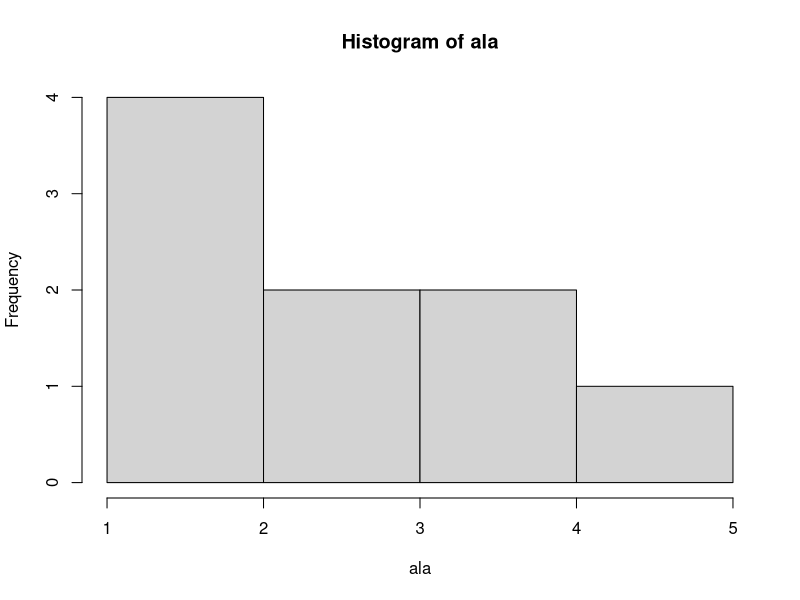
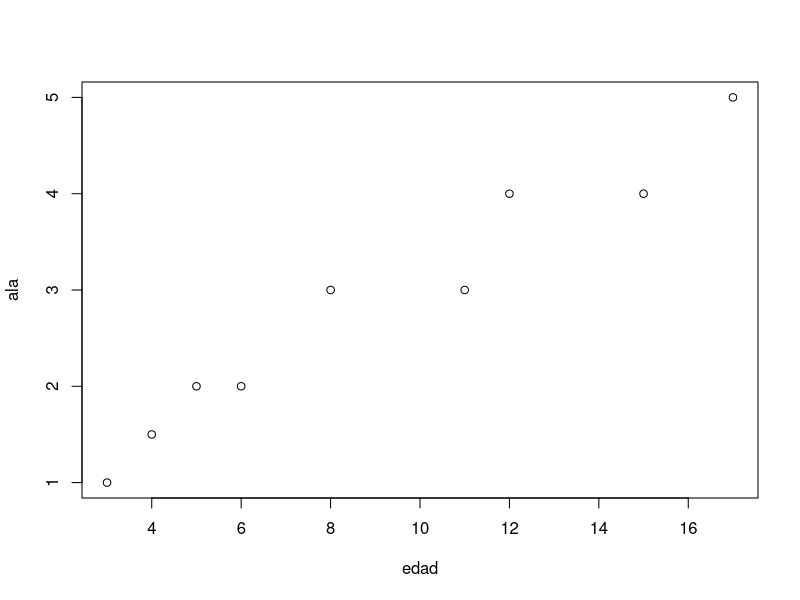

These figures' R source, in order:
##########################################################
## 1.R como uso de calculadora y carga manual de datos ###
##########################################################

# R como calculadora
1
1+5

# Carga manual de datos. Hay muchas clases de objetos en R: vectores, matrices, listas, 
# data.frames, funciones, etc. Es importante saber con que tipo de objeto estamos trabajando
# y cuales son sus propiedades. En R los vectores se ingresan con el comando c()

c(1,5,6,7,8,9,9)
datos=c(1,5,6,7,8,9,9)

# Ejemplito: aca tenemos datos de la relación entre la edad de un ave y el tamaño de su ala
edad=c(3,4,5,6,8,11,12,15,17)	
edad
ala= c(1, 1.5, 2, 2, 3,  3, 4,  4, 5)
hist(ala)
mean(ala)
plot(edad, ala)	
# edad y ala son vectores, mean, hist y plot funciones. 

##########################################################
############### 2.Descarga de paquetes ###################
##########################################################


## Descargamos el/los paquetes
install.packages("tidyverse")
install.packages("skimr")

## Ahora lo cargamos 
library(tidyverse)
library(skimr)
library(readr)
library(dplyr)

##########################################################
############### 3.Directorio de trabajo ##################
##########################################################

## Chequeemos el directorio donde estamos trabajando 
getwd()
## si lo queremos cambiar lo hacemos con el comando 
?setwd

##########################################################
################## 4.Carga de datos ######################
##########################################################

## Revisar siempre la direccion del archivo !
heights <- read_delim("heights.csv", ";", escape_double = FALSE, trim_ws = TRUE)

## Veamos un poco que es lo que tiene este archivo
View(heights)
names(heights)
skim(heights) 

##########################################################
################ 5.Hacer los datos tidy ##################
##########################################################

# En este caso la base de datos 'height' esta tidy. 
# Veamos que pasa cuando tenemos una base de datos que no lo está. Miremos table4a

?table4a
table4a
# Esta tabla nos da informacion sobre el numero de casos de tuberculosis por año y por pais

# Los nombres de las columnas 1999 y 2000 representar valores de la variable año
# y cada fila representa en este caso dos observaciones.
# Usamos la funcion gather 

table4a %>% 
  gather(`1999`, `2000`, key = "year", value = "casos")

?table2
table2
# En este caso NO tenemos una observacion por fila, sino que están repartidas
# Usamos la funcion spread() 
spread(table2, key = type, value = count)

?table3
table3

#En este caso tenemos informacion de dos variables en un unica columna
# usamos la funcion separate()

table3 %>% 
  separate(rate, into = c("cases", "population"),sep="/")

?table5
table5

# En este caso century y year nos están dando informacion repetida. Usamos entonces
# la funcion unite()

table5 %>% 
  unite(new, century, year)


##########################################################
##################### 6. Funciones tidy ##################
##########################################################

## volvamos a usar los datos heights

# supongamos que nos queremos quedar unicamente con las observaciones provenientes
# de los hombres mayores a 45 años: Usamos la funcion filter

filter(heights, sex == "male", age > 45)

# No usamos mas el which!!

# Ahora supongamos que nos queremos quedar solamente con algunas de las variables
# usamos la funcion select. Si queremos solo los valores de sex and height

select(heights,sex,height)

# Podemos combinar las dos cosas con los pipes. Por ejemplo
heights %>%   filter(sex == "male",age>45) %>%   select(sex, height)

# Ahora supongamos que queremos agregar una variable que sea funcion dos 

heights %>% mutate(new_variable = earn * age)

# Ahora supongamos que lo que quremos hacer es cambiar el orden de las filas
# queremos que esten ordenadas por sex y despues por age

heights %>% arrange(sex,age)

# Por último, supongamos que queremos calcular alguna medida resumen sobre 
# alguna parte especifica de la base de datos. Por ejemplo la media de 
# la altura dependiendo del sexo.

heights %>%
  group_by(sex) %>%
  summarize(Mean.height = mean(height))
